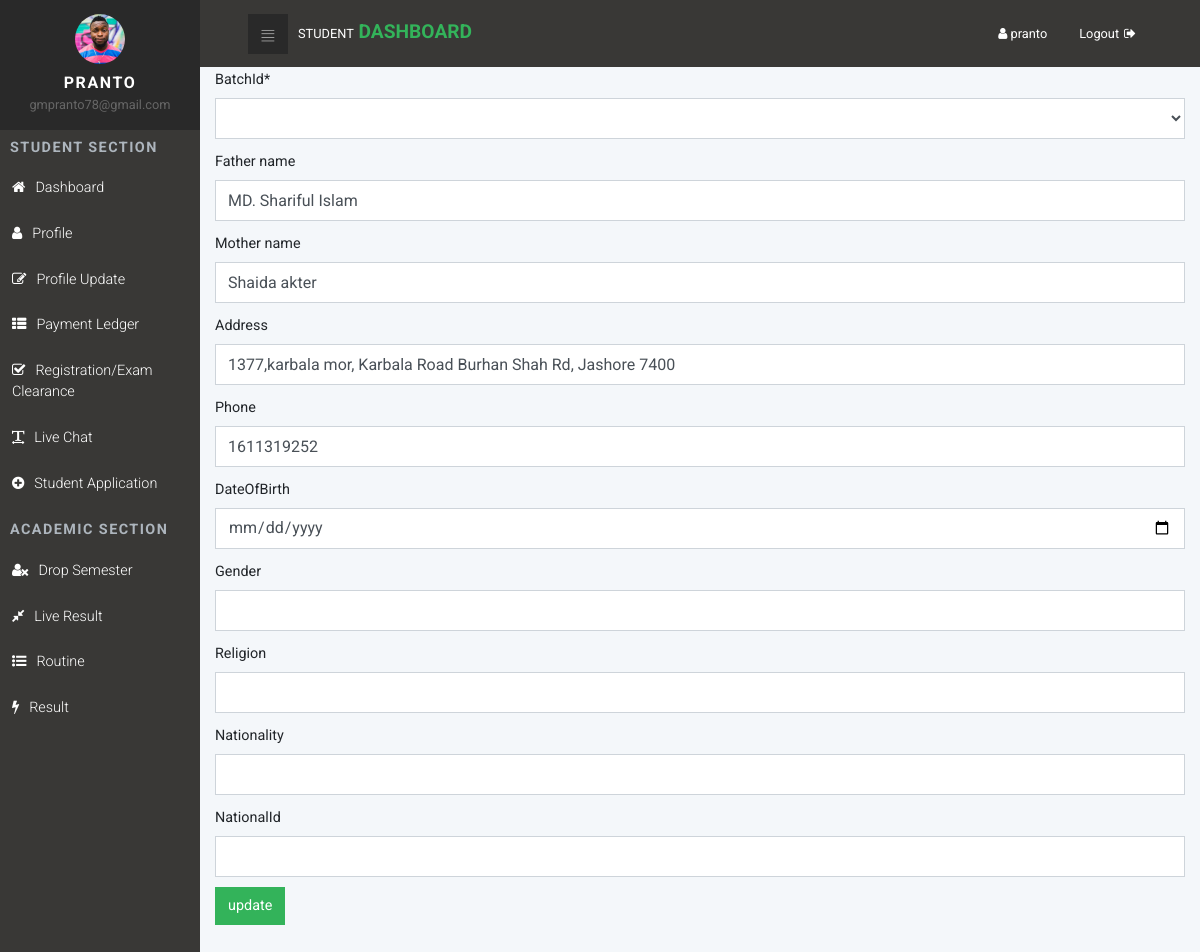
The page /updateprofile/ (signed in) on the database its author committed.
### Students_app/models.py (models this page shows, shortened)
class StudentsInfo(models.Model):
    userId = models.OneToOneField(User, on_delete=models.CASCADE, related_name='students_info')
    batchId = models.ForeignKey(BatchInfo, on_delete=models.CASCADE, related_name='batch_info', default=1)
    studentID = models.IntegerField()
    student = models.BooleanField(default=True)
    father_name = models.CharField(max_length=40, blank=True)
    mother_name = models.CharField(max_length=40, blank=True)
    address = models.CharField(max_length=100, blank=True)
    phone = models.IntegerField(blank=True, null=True)
    dateOfBirth = models.DateField(blank=True, null=True)
    gender = models.CharField(max_length=10, blank=True)
    religion = models.CharField(max_length=20, blank=True)
    nationality = models.CharField(max_length=20, blank=True)
    nationalId = models.IntegerField(blank=True, null=True)

### Students_app/views.py (the view)
# urls.py: path('updateprofile/', views.StudentProfileUpdate, name='StudentProfileUpdate'),
def StudentProfileUpdate(request):
    studentId = request.user.id
    studentInfo = StudentsInfo.objects.get(userId__pk=studentId)
    form = updateStudentProfile(instance=studentInfo)
    if request.method == 'POST':
        form =updateStudentProfile(request.POST,instance=studentInfo)
        if form.is_valid():
            form.save()
    return render(request, 'Students_app/update_profile.html', context={'form': form})

### Students_app/forms.py
class updateStudentProfile(ModelForm):
    class Meta:
        model= StudentsInfo
        exclude = ('userId', 'studentID','student',)
        widgets ={
            'dateOfBirth':DateInput(format=["%d-%m-%Y"],),
        }

### templates/Students_app/update_profile.html (shortened to what this page needs)
{% extends 'Students_app/student_base.html' %}
{% load static %}
{% load crispy_forms_tags %}
{% block body_block %}
    <div class="container">
        <form action="" method="POST">
            {{ form|crispy  }}
            <input type="submit" value="update" class="btn btn-primary">
        </form>
    </div>
{% endblock %}

### templates/Students_app/student_base.html (shortened to what this page needs)
{% load static %}
<!DOCTYPE html>
<html>
<head>
  <link rel="stylesheet" href="https://cdn.jsdelivr.net/npm/bootstrap@4.6.0/dist/css/bootstrap.min.css">
  <link rel="stylesheet" href="{% static 'Students_app/vendor/font-awesome/css/font-awesome.min.css'%}">
  <link rel="stylesheet" href="{% static 'Students_app/css/fontastic.css'%}">
  <link rel="stylesheet" href="{% static 'Students_app/css/grasp_mobile_progress_circle-1.0.0.min.css'%}">
  <link rel="stylesheet" href="{% static 'Students_app/vendor/malihu-custom-scrollbar-plugin/jquery.mCustomScrollbar.css'%}">
  <link rel="stylesheet" href="{% static 'Students_app/css/style.default.css'%}" id="theme-stylesheet">
  <link rel="stylesheet" href="{% static 'Students_app/css/custom.css'%}">
    <link rel="stylesheet" href="{% static 'Students_app/css/highcards.css' %}">
</head>
<body>
  <nav class="side-navbar">
      {% if user.is_authenticated %}
    <div class="side-navbar-wrapper">
      <div class="sidenav-header d-flex align-items-center justify-content-center">
        <div class="sidenav-header-inner text-center"><img src="{% static 'Students_app/img/avatar-7.jpg'%}" alt="person"
            class="img-fluid rounded-circle">
          <h2 class="h5">{{ user.username}}</h2><span>{{ user.email }}</span>
        </div>
      </div>
        {% endif %}
      <div class="main-menu">
        <h5 class="sidenav-heading">Student Section</h5>
        <ul id="side-main-menu" class="side-menu list-unstyled">
            {% if user.is_authenticated %}
          <li><a href="{% url 'Students_app:studentdashboard' %}"> <i class="fa fa-home"></i></i>Dashboard </a></li>
          <li><a href="{% url 'Students_app:student_profile' %}"> <i class="fa fa-user"></i>Profile </a></li>
          <li><a href="{% url 'Students_app:StudentProfileUpdate' %}"> <i class="fa fa-pencil-square-o"></i>Profile Update </a></li>
          <li><a href="tables.html"> <i class="fa fa-th-list"></i>Payment Ledger </a></li>
          <li><a href="tables.html"> <i class="fa fa-check-square-o"></i>Registration/Exam Clearance </a></li>
          <li><a href="{% url 'Students_app:chat' %}"> <i class="fa fa-text-width"></i>Live Chat </a></li>
            {% endif %}
          <li><a href="tables.html"> <i class="fa fa-plus-circle"></i>Student Application </a></li>
        </ul>
      </div>
      <div class="admin-menu">
        <h5 class="sidenav-heading">Academic Section</h5>
        <ul id="side-admin-menu" class="side-menu list-unstyled">
            {% if user.is_authenticated %}
          <li><a href="tables.html"> <i class="fa fa-user-times"></i>Drop Semester </a></li>
          <li><a href="tables.html"> <i class="fa fa-compress"></i>Live Result </a></li>
            {% endif %}
          <li><a href="tables.html"> <i class="fa fa-list-ul"></i>Routine </a></li>
          <li><a href="tables.html"> <i class="fa fa-bolt"></i>Result </a></li>
        </ul>
      </div>
    </div>
  </nav>
  <div class="page" >
    <header class="header">
      <nav class="navbar">
        <div class="container-fluid">
          <div class="navbar-holder d-flex align-items-center justify-content-between">
            <div class="navbar-header"><a id="toggle-btn" href="#" class="menu-btn"><i class="icon-bars"> </i></a><a
                href="#" class="navbar-brand">
                <div class="brand-text d-none d-md-inline-block"><span>Student </span><strong
                    class="text-primary"> Dashboard</strong></div>
              </a></div>
            <ul class="nav-menu list-unstyled d-flex flex-md-row align-items-md-center">
                {% if user.is_authenticated %}
                <li class="nav-item"><a href="{% url 'Students_app:studentdashboard' %}" class="nav-link "> <i class="fa fa-user"></i> <span
                    class="d-none d-sm-inline-block">{{ user }}</span></a></li>
              <li class="nav-item"><a href="{% url 'Students_app:logout' %}" class="nav-link logout"> <span
                    class="d-none d-sm-inline-block">Logout</span><i class="fa fa-sign-out"></i></a></li>
                {% else %}
                <li class="nav-item"><a href="{% url 'Students_app:login' %}" class="nav-link Login"><i class="fa fa-sign-in"></i> <span
                    class="d-none d-sm-inline-block">  Login</span></a></li>
                {% endif %}
            </ul>
          </div>
        </div>
      </nav>
    </header>
{% block body_block %}
{% endblock %}
  </div>
</body>
</html>

### static/Students_app/css/style.default.css (style rules this page uses)
a { display: inline-block; text-decoration: none; color: #fff; }
body { overflow-x: hidden; }
i { display: inline-block; }
span { display: inline-block; }
i[class*='icon-'] { -webkit-transform: translateY(4px); transform: translateY(4px); }
.page { position: absolute; top: 0; right: 0; -webkit-transition: width 0.3s linear; transition: width 0.3s linear; width: calc(100% - 200px); background-color: #F4F7FA; min-height: 100vh; padding-bottom: 50px; }
h2 { color: #555; font-weight: 400; }
@media (min-width: 768px) { .container-fluid { padding: 0 3rem; } }
nav.navbar { background: #393836; padding: .8rem 0; }
nav.navbar .container-fluid { width: 100%; }
nav.navbar .navbar-holder { width: 100%; }
nav.navbar a { font-size: .8rem; color: #fff; position: relative; }
nav.navbar a.logout i { margin-left: 5px; }
nav.navbar a.navbar-brand { margin-left: 10px; }
nav.navbar .brand-text { text-transform: uppercase; }
nav.navbar .brand-text strong { font-size: 1.5em; }
nav.navbar .nav-menu { margin-bottom: 0; }
nav.navbar a.menu-btn { width: 40px; height: 40px; line-height: 40px; background: #292929; color: #fff; text-align: center; padding: 0 !important; }
nav.navbar a.menu-btn i[class*='icon-'] { -webkit-transform: translateY(4px); transform: translateY(4px); }
.side-navbar { position: fixed; top: 0; left: 0; width: 200px; height: 100%; width: 200px; text-align: left; background: #393836; color: #fff; z-index: 999; overflow-y: auto; -webkit-transition: all 0.3s; transition: all 0.3s; }
.side-navbar li { position: relative; }
.side-navbar li a { position: relative; font-size: .9rem; font-weight: 300; color: #fff; text-decoration: none; width: 100%; padding: 12px; }
.side-navbar .sidenav-header { background: #292929; padding: 14px; margin-bottom: 10px; }
.side-navbar .sidenav-header img { width: 50px; height: 50px; }
.side-navbar .sidenav-header span { font-size: 0.8em; color: #666; }
.side-navbar .sidenav-header h2 { margin: 10px 0 0; text-transform: uppercase; letter-spacing: .1em; }
.side-navbar .sidenav-heading { font-weight: 700; color: #adb5bd; font-size: .9rem; text-transform: uppercase; letter-spacing: .1em; margin-left: 10px; margin-top: 10px; margin-bottom: 10px; }
.side-navbar span { display: inline-block; }
.side-navbar i { font-size: inherit; margin-right: 10px; }
label { font-size: .9rem; }
.form-control { height: calc(2.4rem + 2px); padding: 0.45rem 0.75rem; font-size: 1rem; line-height: 1.5; color: #495057; border-radius: 0; }
select.form-control { font-weight: 300; }
.form-group { margin-bottom: 10px; }
.navbar { padding: 0.5rem 1rem; }
.navbar-brand { display: inline-block; padding-top: 0.3125rem; padding-bottom: 0.3125rem; margin-right: 1rem; font-size: 1.25rem; }
.btn { font-weight: 400; border: 1px solid transparent; padding: 0.45rem 0.75rem; font-size: 0.9rem; line-height: 1.5; border-radius: 0; -webkit-transition: color 0.15s ease-in-out, background-color 0.15s ease-in-out, border-color 0.15s ease-in-out, -webkit-box-shadow 0.15s ease-in-out; transition: color 0.15s ease-in-out, background-color 0.15s ease-in-out, border-color 0.15s ease-in-out, -webkit-box-shadow 0.15s ease-in-out; transition: color 0.15s ease-in-out, background-color 0.15s ease-in-out, border-color 0.15s ease-in-out, box-shadow 0.15s ease-in-out; transition: color 0.15s ease-in-out, background-color 0.15s ease-in-out, border-color 0.15s ease-in-out, box-shadow 0.15s ease-in-out, -webkit-box-shadow 0.15s ease-in-out; }
.btn-primary { color: #fff; background-color: #33b35a; border-color: #33b35a; }
body { font-family: "Roboto", sans-serif; font-size: 1rem; font-weight: 400; line-height: 1.5; color: #212529; background-color: #fff; }
a { color: #33b35a; text-decoration: none; }
h1, h2, h3, h4, h5, h6, .h1, .h2, .h3, .h4, .h5, .h6 { margin-bottom: 0.5rem; font-family: inherit; font-weight: 700; line-height: 1.1; color: inherit; }
h2, .h2 { font-size: 1.3rem; }
h5, .h5 { font-size: 1rem; }
.text-primary { color: #33b35a !important; }
.nav-link { padding: 0.5rem 1rem; }

### rows shown on the page
StudentsInfo: father_name "MD. Shariful Islam", mother_name "Shaida akter", address "1377,karbala mor, Karbala Road Burhan Shah Rd, Jashore 7400", phone "1611319252"

### other values the page prints
{{ user.username }} "PRANTO"
{{ user.email }} "gmpranto78@gmail.com"
{{ user }} "pranto"
